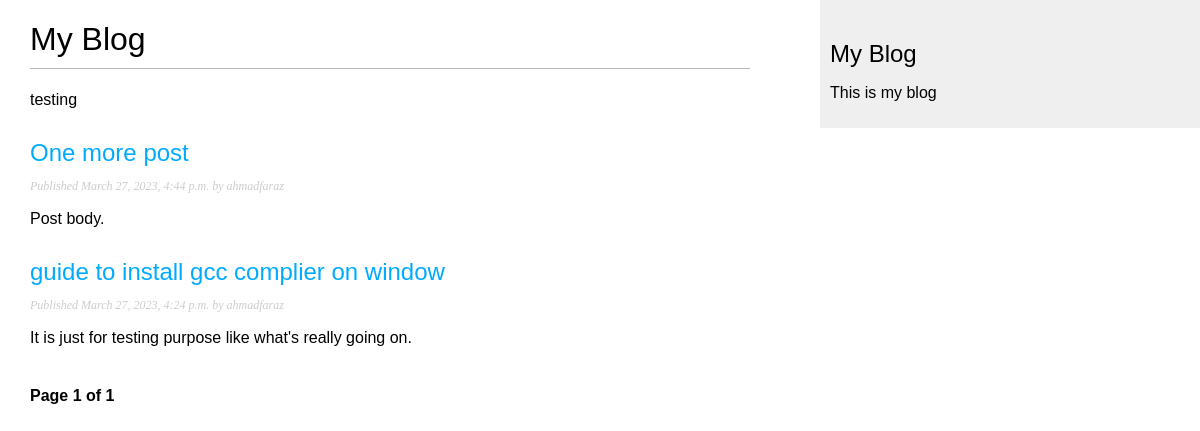
Screenshot of /blog/ with the database file from the repository.
### blog/models.py (models this page shows, shortened)
class Post(models.Model):
    class Status(models.TextChoices):
        DRAFT = 'DF', 'Draft'
        PUBLISHED = 'PB', 'Published'
    title = models.CharField(max_length=250)
    slug = models.SlugField(max_length=250, unique_for_date='publish')
    author = models.ForeignKey(User, on_delete=models.CASCADE, related_name='blog_posts')
    body = models.TextField()
    publish = models.DateTimeField(default=timezone.now)
    created = models.DateTimeField(auto_now_add=True)
    updated = models.DateTimeField(auto_now=True)
    status = models.CharField(max_length=2, choices=Status.choices, default=Status.DRAFT)
    objects = models.Manager()
    published = PublishedManager()
    class Meta:
        ordering = ['-publish'] # show posts from oldest to newest
        indexes = [
            models.Index(fields=['-publish'])  #Improve preformance for queries filtering or ordering results by this field(publish).
        ]
    def get_absolute_url(self):
        return reverse('blog:post_detail', args=[self.publish.year,
                                                 self.publish.month,
                                                 self.publish.day,
                                                 self.slug])

### blog/views.py (the view)
# urls.py: path('', views.PostListView.as_view(), name='page_list'),
class PostListView(ListView):
    queryset = Post.published.all()
    context_object_name = "posts"
    paginate_by = 3
    template_name = 'blog/post/list.html'

### blog/templates/blog/post/list.html (shortened to what this page needs)
{% extends 'blog/base.html' %}
{% block content %}
<h1>My Blog</h1>
<p>testing</p>
{% for post in posts %}
<h2>
    <a href="{{ post.get_absolute_url }}">{{post.title}}</a>
</h2>
<p class="date">
    Published {{post.publish}} by {{post.author}}
</p>
{{post.body|truncatewords:30|linebreaks}}
{% endfor %}
{% include 'pagination.html' with page=page_obj %}
{% endblock content %}

### blog/templates/blog/base.html (shortened to what this page needs)
{% load static %}
<!DOCTYPE html>
<html lang="en">
<head>
    <link href="{% static 'css/blog.css' %}" rel="stylesheet">
</head>
<body>
    <div id="content">
        {% block content %}{% endblock content %}
    </div>
    <div id="sidebar">
        {% block sidebar %}
        <h2>My Blog</h2>
        <p>This is my blog</p>
        {% endblock sidebar %}
    </div>
</body>
</html>

### blog/templates/pagination.html (shortened to what this page needs)
<div class="pagination">
    <span class="step-links">
        <span class="current">
            Page {{page.number}} of {{page.paginator.num_pages}}
        </span>
    </span>
</div>

### blog/static/css/blog.css (style rules this page uses)
#content { float: left; width: 60%; padding: 0 0 0 30px; }
#sidebar { float: right; width: 30%; padding: 10px; background-color: #efefef; height: 100%; }
body { margin: 0; padding: 0; font-family: Arial, Helvetica, sans-serif; }
h1 { font-weight: normal; border-bottom: 1px solid #bbb; padding: 0 0 10px 0; }
h2 { font-weight: normal; margin: 30px 0 0; }
a { color: #00abff; text-decoration: none; }
p.date { color: #ccc; font-family: Georgia, serif; font-size: 12px; font-style: italic; }
.pagination { margin: 40px 0; font-weight: bold; }

### rows the page displays
Post: title "One more post", publish "March 27, 2023, 4:44 p.m.", author "ahmadfaraz", body "Post body."
Post: title "guide to install gcc complier on window", publish "March 27, 2023, 4:24 p.m.", author "ahmadfaraz", body "It is just for testing purpose like what's really going on."

### other values shown
{{ page.number }} "1"
{{ page.paginator.num_pages }} "1"
